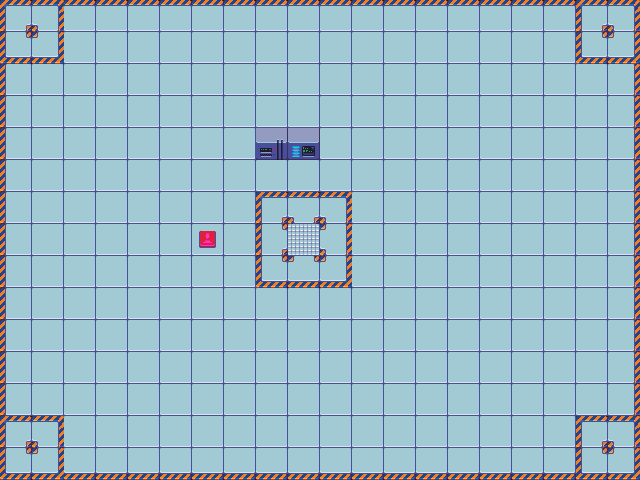

Below is a game level as drawn by its tile map, then a one-line description and the .tmx that defines it (tile-layer data replaced by summaries):
An orthogonal 20x15 tile map with 32x32 px tiles, 1 tile layer (Tile Layer 1).

<map version="1.0" tiledversion="1.1.6" orientation="orthogonal" renderorder="right-down" width="20" height="15" tilewidth="32" tileheight="32" infinite="0" nextobjectid="1">
 <tileset firstgid="1" name="tilesheet" tilewidth="32" tileheight="32" tilecount="84" columns="14">
  <image source="tilesheet.png" width="448" height="192" />
 </tileset>
 <layer name="Tile Layer 1" width="20" height="15">
  <data>[300 cells, 300 non-empty, 17 distinct tile ids]</data>
 </layer>
</map>
